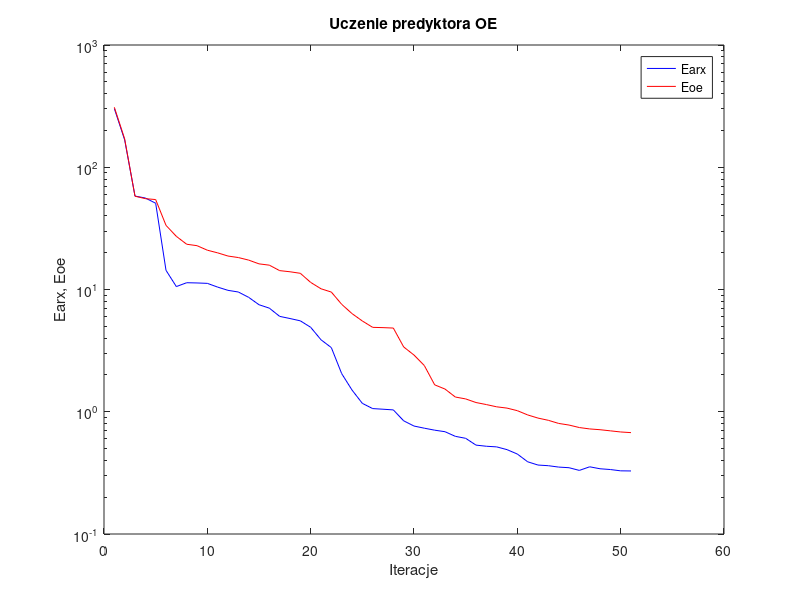
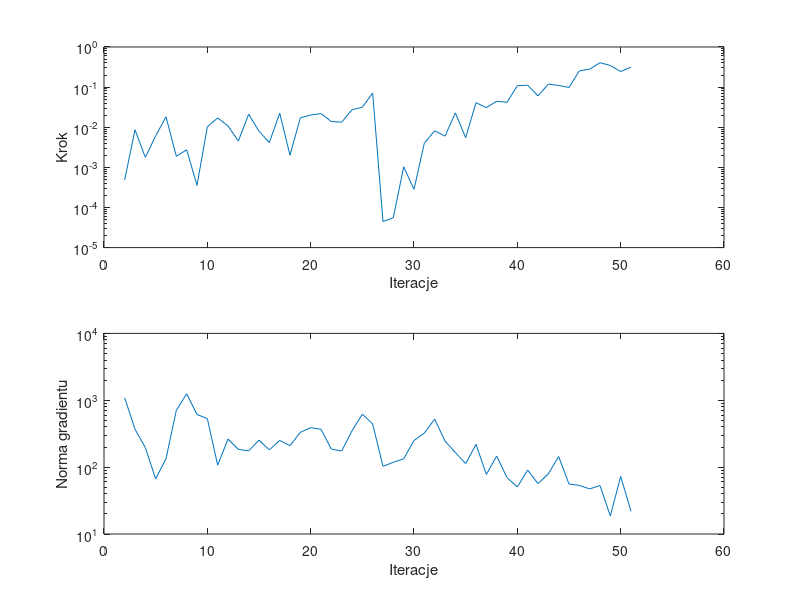

Write MATLAB code to recreate these figures, in order.
%uczenie predyktora oe
clear all;
n=0; farx(n+1)=3.018787e+002; foe(n+1)=3.094685e+002; wspucz(n+1)=0.000000e+000; ng(n+1)=0.000000e+000;
%odnowa zmiennej metryki
n=1; farx(n+1)=1.671471e+002; foe(n+1)=1.704645e+002; krok(n+1)=4.863834e-004; ng(n+1)=1.091212e+003;
n=2; farx(n+1)=5.811391e+001; foe(n+1)=5.796171e+001; krok(n+1)=8.634154e-003; ng(n+1)=3.682466e+002;
n=3; farx(n+1)=5.603558e+001; foe(n+1)=5.535787e+001; krok(n+1)=1.776276e-003; ng(n+1)=1.960565e+002;
n=4; farx(n+1)=5.078164e+001; foe(n+1)=5.441380e+001; krok(n+1)=6.081190e-003; ng(n+1)=6.663959e+001;
n=5; farx(n+1)=1.435347e+001; foe(n+1)=3.347441e+001; krok(n+1)=1.825682e-002; ng(n+1)=1.341889e+002;
n=6; farx(n+1)=1.056733e+001; foe(n+1)=2.721673e+001; krok(n+1)=1.882699e-003; ng(n+1)=7.080831e+002;
n=7; farx(n+1)=1.136307e+001; foe(n+1)=2.345617e+001; krok(n+1)=2.739044e-003; ng(n+1)=1.248228e+003;
n=8; farx(n+1)=1.131216e+001; foe(n+1)=2.283082e+001; krok(n+1)=3.559311e-004; ng(n+1)=6.128497e+002;
n=9; farx(n+1)=1.122705e+001; foe(n+1)=2.096635e+001; krok(n+1)=1.025657e-002; ng(n+1)=5.313853e+002;
n=10; farx(n+1)=1.046083e+001; foe(n+1)=1.994134e+001; krok(n+1)=1.703305e-002; ng(n+1)=1.070759e+002;
n=11; farx(n+1)=9.842791e+000; foe(n+1)=1.878029e+001; krok(n+1)=1.076348e-002; ng(n+1)=2.626089e+002;
n=12; farx(n+1)=9.540227e+000; foe(n+1)=1.825458e+001; krok(n+1)=4.508154e-003; ng(n+1)=1.842684e+002;
n=13; farx(n+1)=8.625971e+000; foe(n+1)=1.739822e+001; krok(n+1)=2.113198e-002; ng(n+1)=1.748125e+002;
n=14; farx(n+1)=7.507438e+000; foe(n+1)=1.620958e+001; krok(n+1)=7.937116e-003; ng(n+1)=2.535996e+002;
n=15; farx(n+1)=7.039157e+000; foe(n+1)=1.581718e+001; krok(n+1)=4.150488e-003; ng(n+1)=1.809493e+002;
n=16; farx(n+1)=6.028780e+000; foe(n+1)=1.426979e+001; krok(n+1)=2.243356e-002; ng(n+1)=2.510702e+002;
n=17; farx(n+1)=5.788490e+000; foe(n+1)=1.396650e+001; krok(n+1)=2.004465e-003; ng(n+1)=2.095586e+002;
n=18; farx(n+1)=5.542419e+000; foe(n+1)=1.356753e+001; krok(n+1)=1.715934e-002; ng(n+1)=3.318199e+002;
n=19; farx(n+1)=4.907995e+000; foe(n+1)=1.143076e+001; krok(n+1)=2.008899e-002; ng(n+1)=3.898842e+002;
n=20; farx(n+1)=3.879878e+000; foe(n+1)=1.013819e+001; krok(n+1)=2.191235e-002; ng(n+1)=3.680069e+002;
n=21; farx(n+1)=3.347607e+000; foe(n+1)=9.528863e+000; krok(n+1)=1.390246e-002; ng(n+1)=1.859747e+002;
n=22; farx(n+1)=2.051771e+000; foe(n+1)=7.567917e+000; krok(n+1)=1.333847e-002; ng(n+1)=1.740719e+002;
n=23; farx(n+1)=1.505782e+000; foe(n+1)=6.353406e+000; krok(n+1)=2.729179e-002; ng(n+1)=3.493116e+002;
n=24; farx(n+1)=1.171176e+000; foe(n+1)=5.527801e+000; krok(n+1)=3.153338e-002; ng(n+1)=6.191143e+002;
n=25; farx(n+1)=1.061393e+000; foe(n+1)=4.902510e+000; krok(n+1)=7.071636e-002; ng(n+1)=4.417140e+002;
%odnowa zmiennej metryki
n=26; farx(n+1)=1.048925e+000; foe(n+1)=4.876482e+000; krok(n+1)=4.449139e-005; ng(n+1)=1.030351e+002;
n=27; farx(n+1)=1.035376e+000; foe(n+1)=4.837797e+000; krok(n+1)=5.581911e-005; ng(n+1)=1.180693e+002;
n=28; farx(n+1)=8.430963e-001; foe(n+1)=3.390171e+000; krok(n+1)=1.031514e-003; ng(n+1)=1.332991e+002;
n=29; farx(n+1)=7.640304e-001; foe(n+1)=2.909482e+000; krok(n+1)=2.826636e-004; ng(n+1)=2.499612e+002;
n=30; farx(n+1)=7.336648e-001; foe(n+1)=2.387275e+000; krok(n+1)=4.008930e-003; ng(n+1)=3.226521e+002;
n=31; farx(n+1)=7.068668e-001; foe(n+1)=1.660217e+000; krok(n+1)=8.174750e-003; ng(n+1)=5.211884e+002;
n=32; farx(n+1)=6.866400e-001; foe(n+1)=1.533552e+000; krok(n+1)=5.997467e-003; ng(n+1)=2.459985e+002;
n=33; farx(n+1)=6.293384e-001; foe(n+1)=1.319611e+000; krok(n+1)=2.280046e-002; ng(n+1)=1.653751e+002;
n=34; farx(n+1)=6.063741e-001; foe(n+1)=1.273505e+000; krok(n+1)=5.478088e-003; ng(n+1)=1.129702e+002;
n=35; farx(n+1)=5.334552e-001; foe(n+1)=1.189762e+000; krok(n+1)=4.086147e-002; ng(n+1)=2.192925e+002;
n=36; farx(n+1)=5.221785e-001; foe(n+1)=1.144983e+000; krok(n+1)=3.086502e-002; ng(n+1)=7.771699e+001;
n=37; farx(n+1)=5.159858e-001; foe(n+1)=1.097395e+000; krok(n+1)=4.446078e-002; ng(n+1)=1.463364e+002;
n=38; farx(n+1)=4.899809e-001; foe(n+1)=1.071156e+000; krok(n+1)=4.175576e-002; ng(n+1)=6.977370e+001;
n=39; farx(n+1)=4.509631e-001; foe(n+1)=1.020562e+000; krok(n+1)=1.082372e-001; ng(n+1)=5.047432e+001;
n=40; farx(n+1)=3.897132e-001; foe(n+1)=9.419326e-001; krok(n+1)=1.115271e-001; ng(n+1)=9.060458e+001;
n=41; farx(n+1)=3.664733e-001; foe(n+1)=8.875762e-001; krok(n+1)=6.024636e-002; ng(n+1)=5.669025e+001;
n=42; farx(n+1)=3.620395e-001; foe(n+1)=8.511418e-001; krok(n+1)=1.189066e-001; ng(n+1)=7.943843e+001;
n=43; farx(n+1)=3.527043e-001; foe(n+1)=8.025600e-001; krok(n+1)=1.096481e-001; ng(n+1)=1.439810e+002;
n=44; farx(n+1)=3.485687e-001; foe(n+1)=7.784750e-001; krok(n+1)=9.809225e-002; ng(n+1)=5.581346e+001;
n=45; farx(n+1)=3.313179e-001; foe(n+1)=7.427014e-001; krok(n+1)=2.543102e-001; ng(n+1)=5.330436e+001;
n=46; farx(n+1)=3.546022e-001; foe(n+1)=7.236047e-001; krok(n+1)=2.798246e-001; ng(n+1)=4.721937e+001;
n=47; farx(n+1)=3.417342e-001; foe(n+1)=7.130708e-001; krok(n+1)=4.065930e-001; ng(n+1)=5.301065e+001;
n=48; farx(n+1)=3.368154e-001; foe(n+1)=6.980880e-001; krok(n+1)=3.449807e-001; ng(n+1)=1.858665e+001;
n=49; farx(n+1)=3.286357e-001; foe(n+1)=6.833383e-001; krok(n+1)=2.442288e-001; ng(n+1)=7.247808e+001;
n=50; farx(n+1)=3.278667e-001; foe(n+1)=6.748765e-001; krok(n+1)=3.155153e-001; ng(n+1)=2.187755e+001;

figure; semilogy(farx,'b'); hold on; semilogy(foe,'r'); xlabel('Iteracje'); ylabel('Earx, Eoe'); legend('Earx','Eoe'); title('Uczenie predyktora OE');
figure; subplot(2,1,1); semilogy(krok); xlabel('Iteracje'); ylabel('Krok');
subplot(2,1,2); semilogy(ng); xlabel('Iteracje'); ylabel('Norma gradientu');
Earx=farx(n+1)
Eoe=foe(n+1)
